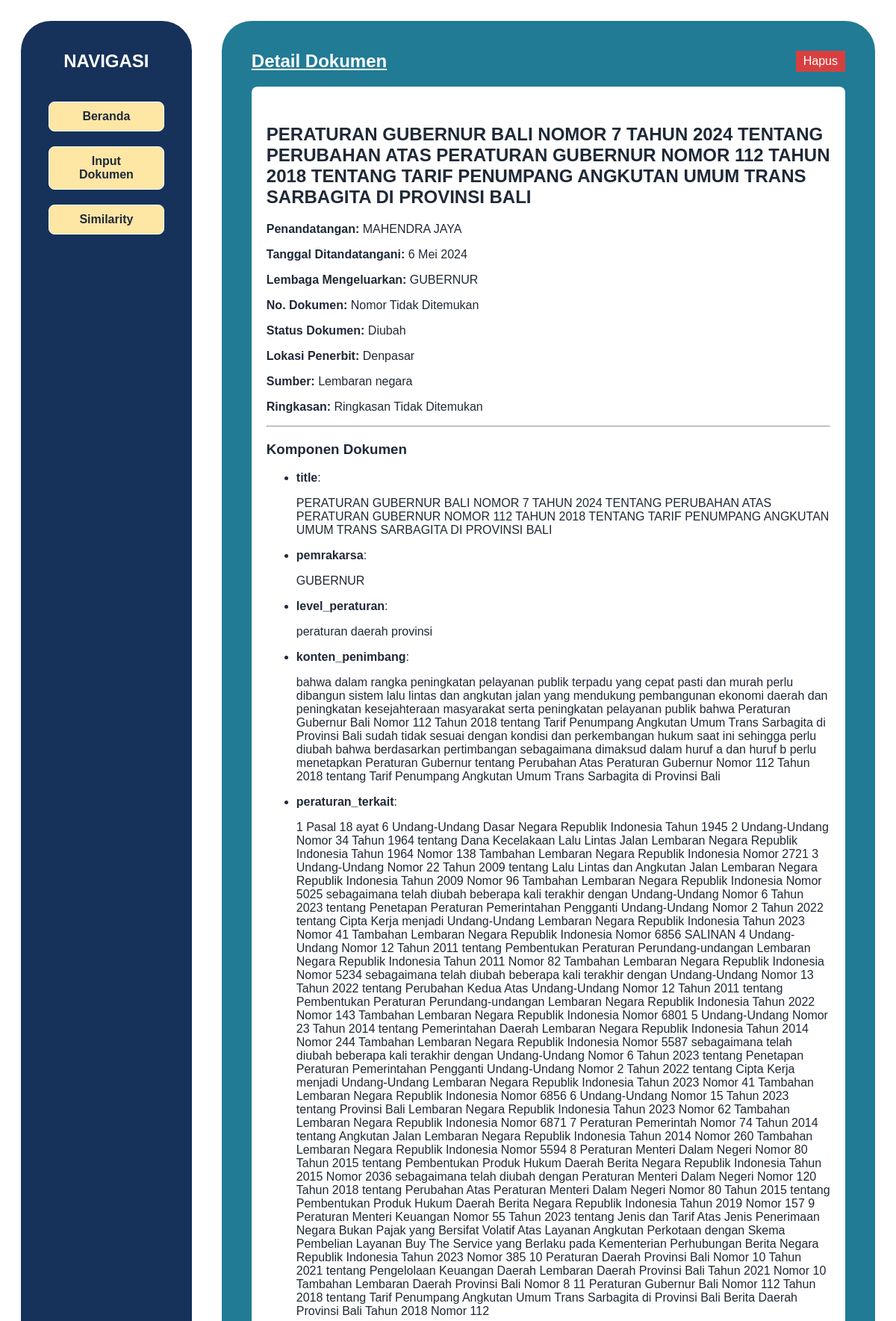
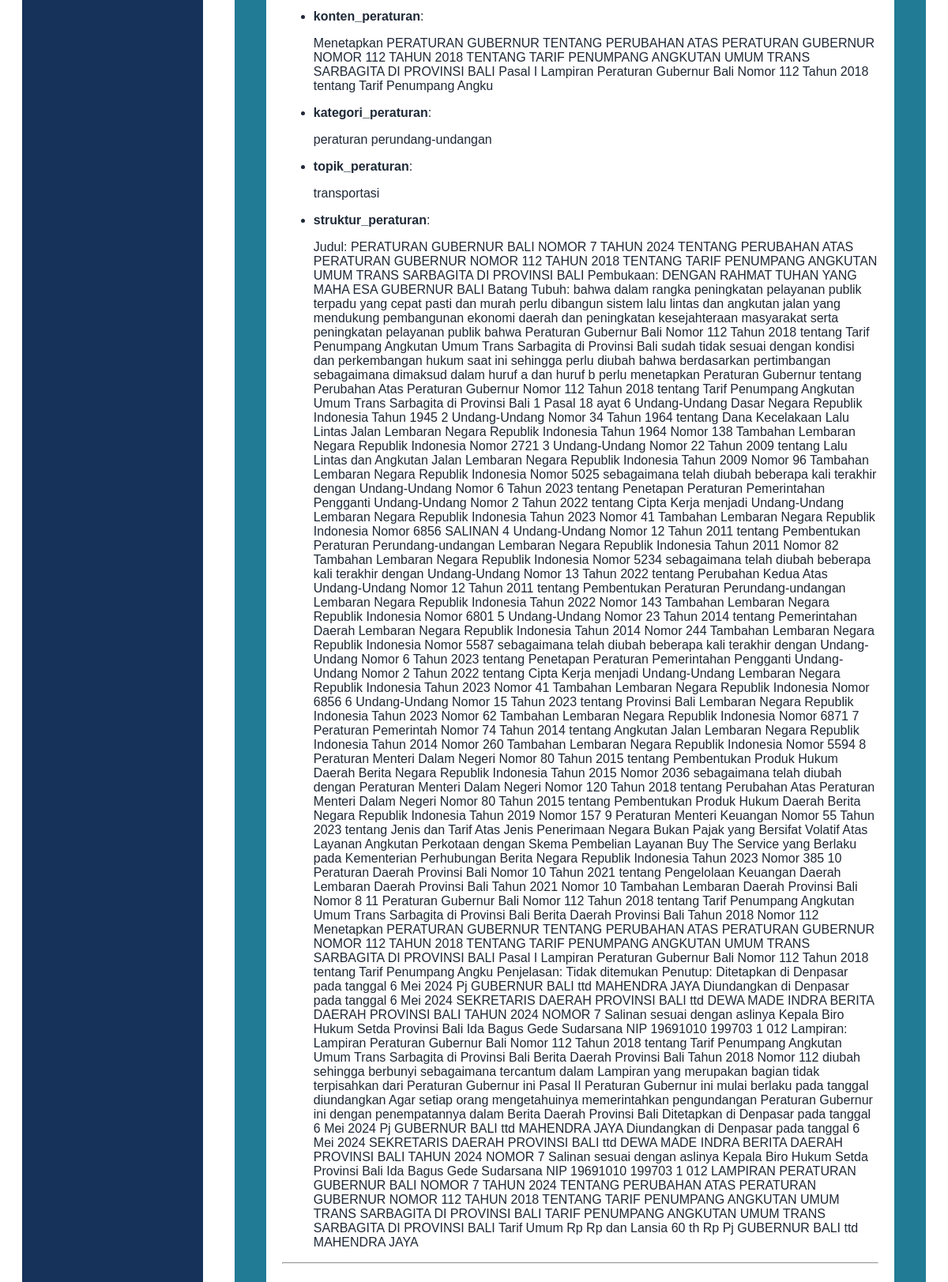
The app's page /document/37/ (upper part) with its own data (2 pictures, top to bottom).
### documents/models.py (models this page shows, shortened)
class Dokumen(models.Model):
    title = models.CharField(max_length=255)
    penandatangan = models.CharField(max_length=255)
    tanggal_ditandatangani = models.CharField(max_length=255)
    lembaga_mengeluarkan = models.CharField(max_length=255)
    no_dokumen = models.CharField(max_length=100)
    status_dokumen = models.CharField(max_length=50)
    lokasi_penerbit = models.CharField(max_length=255)
    sumber = models.TextField()
    ringkasan = models.TextField()

class DokumenKomponen(models.Model):
    dokumen = models.ForeignKey(Dokumen, on_delete=models.CASCADE)
    komponen = models.ForeignKey(Komponen, on_delete=models.CASCADE)
    isi_komponen = models.TextField()

class Komponen(models.Model):
    nama_komponen = models.CharField(max_length=255)

### documents/views.py (the view)
# urls.py: path('document/<int:doc_id>/', views.view_document_new, name='view_document'),
def view_document_new(request, doc_id):
    doc = get_object_or_404(Dokumen, id=doc_id)
    komponen_list = DokumenKomponen.objects.filter(dokumen=doc)
    return render(
        request,
        "view_document_new.html",
        {'doc': doc, 'komponen_list': komponen_list}
    )

### templates/view_document_new.html (shortened to what this page needs)
{% extends 'base.html' %} {% block content %}
<div id="content-detail">
  <div id="content-detail-heading">
    <div id="content-detail-subheading">Detail Dokumen</div>
    <form
      id="delete-form-{{ doc.id }}"
      method="POST"
      action="{% url 'delete_document' doc_id=doc.id %}"
      onsubmit="return confirm('Apakah Anda yakin ingin menghapus dokumen ini?');"
    >
      <button class="content-saved-delete" type="submit">Hapus</button>
    </form>
  </div>
  <div id="content-detail-list">
    <h2>{{ doc.title }}</h2>
    <p><strong>Penandatangan:</strong> {{ doc.penandatangan }}</p>
    <p>
      <strong>Tanggal Ditandatangani:</strong> {{ doc.tanggal_ditandatangani }}
    </p>
    <p><strong>Lembaga Mengeluarkan:</strong> {{ doc.lembaga_mengeluarkan }}</p>
    <p><strong>No. Dokumen:</strong> {{ doc.no_dokumen }}</p>
    <p><strong>Status Dokumen:</strong> {{ doc.status_dokumen }}</p>
    <p><strong>Lokasi Penerbit:</strong> {{ doc.lokasi_penerbit }}</p>
    <p><strong>Sumber:</strong> {{ doc.sumber }}</p>
    <p><strong>Ringkasan:</strong> {{ doc.ringkasan }}</p>
    <hr />
    <div id="content-components">
      <h3>Komponen Dokumen</h3>
      {% if komponen_list %}
      <ul>
        {% for item in komponen_list %}
        <li>
          <strong>{{ item.komponen.nama_komponen }}</strong>:
          <p>{{ item.isi_komponen }}</p>
        </li>
        {% endfor %}
      </ul>
      {% else %}
      <p>Tidak ada komponen terkait.</p>
      {% endif %}
    </div>
    <hr />
    <div
      style="display: flex; justify-content: space-between; align-items: center"
    >
    </div>
  </div>
</div>
{% endblock %}

### static/global.css (style rules this page uses)
* { box-sizing: border-box; }
body { color: #1f2937; padding: 20px; font-family: Arial, sans-serif; }

### static/home.css (style rules this page uses)
.content-saved-delete { background-color: #d84040; color: white; padding: 5px 10px; text-decoration: none; cursor: pointer; display: inline-block; border: none; font-size: 1rem; }

### static/detail.css (style rules this page uses)
#content-detail { padding: 40px; height: 100vh; display: flex; flex-direction: column; }
#content-detail-heading { display: flex; gap: 16px; align-items: center; margin-bottom: 20px; justify-content: space-between; }
#content-detail-subheading { font-size: 1.5rem; font-weight: bold; text-decoration: underline; color: white; }
#content-detail-list { background-color: white; padding: 30px 20px; overflow-y: auto; flex-grow: 1; max-height: 70vh; border-radius: 8px; }

### records on screen
Dokumen: title "PERATURAN GUBERNUR BALI NOMOR 7 TAHUN 2024 TENTANG PERUBAHAN ATAS PERATURAN GUBERNUR NOMOR 112 TAHUN 2018 TENTANG TARIF PENUMPANG ANGKUTAN UMUM TRANS SARBAGITA DI PROVINSI BALI", penandatangan "MAHENDRA JAYA", tanggal_ditandatangani "6 Mei 2024", lembaga_mengeluarkan "GUBERNUR", no_dokumen "Nomor Tidak Ditemukan", status_dokumen "Diubah", lokasi_penerbit "Denpasar", sumber "Lembaran negara", ringkasan "Ringkasan Tidak Ditemukan"
DokumenKomponen: komponen.nama_komponen "title", isi_komponen "PERATURAN GUBERNUR BALI NOMOR 7 TAHUN 2024 TENTANG PERUBAHAN ATAS PERATURAN GUBERNUR NOMOR 112 TAHUN 2018 TENTANG TARIF PENUMPANG ANGKUTAN UMUM TRANS SARBAGITA DI PROVINSI BALI"
DokumenKomponen: komponen.nama_komponen "pemrakarsa", isi_komponen "GUBERNUR"
DokumenKomponen: komponen.nama_komponen "level_peraturan", isi_komponen "peraturan daerah provinsi"
DokumenKomponen: komponen.nama_komponen "konten_penimbang", isi_komponen "bahwa dalam rangka peningkatan pelayanan publik terpadu yang cepat pasti dan murah perlu dibangun sistem lalu lintas dan angkutan jalan yang mendukung pembangunan ekonomi daerah dan peningkatan kesejahteraan masyarakat serta peningkatan pelayanan publik bahwa Peraturan Gubernur Bali Nomor 112 Tahun 2018 tentang Tarif Penumpang Angkutan Umum Trans Sarbagita di Provinsi Bali sudah tidak sesuai dengan kondisi dan perkembangan hukum saat ini sehingga perlu diubah bahwa berdasarkan pertimbangan sebagaimana dimaksud dalam huruf a dan huruf b perlu menetapkan Peraturan Gubernur tentang Perubahan Atas Peraturan Gubernur Nomor 112 Tahun 2018 tentang Tarif Penumpang Angkutan Umum Trans Sarbagita di…"
DokumenKomponen: komponen.nama_komponen "peraturan_terkait", isi_komponen "1 Pasal 18 ayat 6 Undang-Undang Dasar Negara Republik Indonesia Tahun 1945 2 Undang-Undang Nomor 34 Tahun 1964 tentang Dana Kecelakaan Lalu Lintas Jalan Lembaran Negara Republik Indonesia Tahun 1964 Nomor 138 Tambahan Lembaran Negara Republik Indonesia Nomor 2721 3 Undang-Undang Nomor 22 Tahun 2009 tentang Lalu Lintas dan Angkutan Jalan Lembaran Negara Republik Indonesia Tahun 2009 Nomor 96 Tambahan Lembaran Negara Republik Indonesia Nomor 5025 sebagaimana telah diubah beberapa kali terakhir dengan Undang-Undang Nomor 6 Tahun 2023 tentang Penetapan Peraturan Pemerintahan Pengganti Undang-Undang Nomor 2 Tahun 2022 tentang Cipta Kerja menjadi Undang-Undang Lembaran Negara Republik Indonesia…"
DokumenKomponen: komponen.nama_komponen "konten_peraturan", isi_komponen "Menetapkan PERATURAN GUBERNUR TENTANG PERUBAHAN ATAS PERATURAN GUBERNUR NOMOR 112 TAHUN 2018 TENTANG TARIF PENUMPANG ANGKUTAN UMUM TRANS SARBAGITA DI PROVINSI BALI Pasal I Lampiran Peraturan Gubernur Bali Nomor 112 Tahun 2018 tentang Tarif Penumpang Angku"
DokumenKomponen: komponen.nama_komponen "kategori_peraturan", isi_komponen "peraturan perundang-undangan"
DokumenKomponen: komponen.nama_komponen "topik_peraturan", isi_komponen "transportasi"
DokumenKomponen: komponen.nama_komponen "struktur_peraturan", isi_komponen "Judul: PERATURAN GUBERNUR BALI NOMOR 7 TAHUN 2024 TENTANG PERUBAHAN ATAS PERATURAN GUBERNUR NOMOR 112 TAHUN 2018 TENTANG TARIF PENUMPANG ANGKUTAN UMUM TRANS SARBAGITA DI PROVINSI BALI Pembukaan: DENGAN RAHMAT TUHAN YANG MAHA ESA GUBERNUR BALI Batang Tubuh: bahwa dalam rangka peningkatan pelayanan publik terpadu yang cepat pasti dan murah perlu dibangun sistem lalu lintas dan angkutan jalan yang mendukung pembangunan ekonomi daerah dan peningkatan kesejahteraan masyarakat serta peningkatan pelayanan publik bahwa Peraturan Gubernur Bali Nomor 112 Tahun 2018 tentang Tarif Penumpang Angkutan Umum Trans Sarbagita di Provinsi Bali sudah tidak sesuai dengan kondisi dan perkembangan hukum saat ini…"
